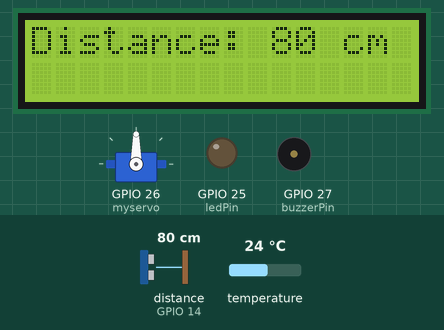
Simulated run of this sketch. Board: ESP32. Shown: servo, 16×2 character LCD, output pins drawn as LEDs (lit = HIGH), buzzer (waves = sounding). Wiring (inferred from the names in the program): ultrasonic range finder: trigger GPIO 12; echo GPIO 14. The inputs (shaded band) are chosen by the test bench; at power-on: distance to the obstacle (sensor on GPIO 14) 80 cm, temperature 24 °C. The echo pulse lasts 58.3 µs per cm; pins used as bus, display or sensor lines are not drawn.

Above: at 1.2 s.
1.3 s: distance to the obstacle (sensor on GPIO 14) set to 11 cm
At 1.9 s:
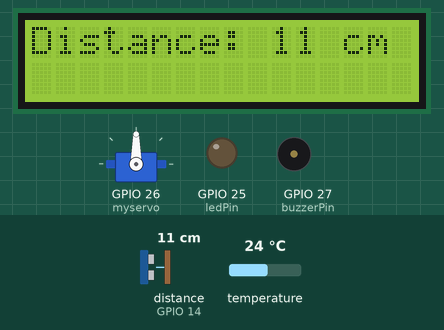
3.1 s: distance to the obstacle (sensor on GPIO 14) set to 8 cm
At 6.2 s:
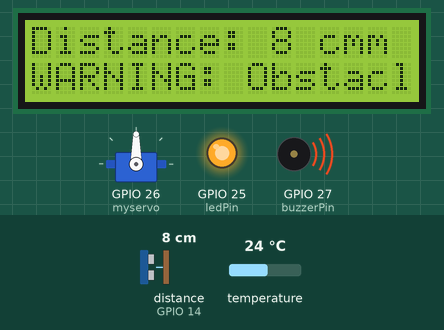
6.8 s: temperature set to 29.7 °C
10.5 s: temperature set to 30.4 °C
At 12.49 s:
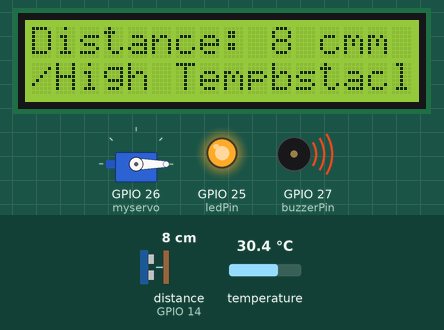
14.2 s: distance to the obstacle (sensor on GPIO 14) set to 18 cm
At 17.5 s:
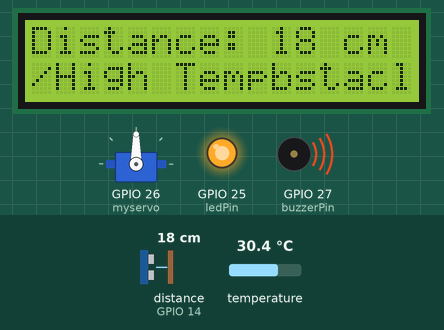
17.9 s: temperature set to 12 °C
At 19.03 s:
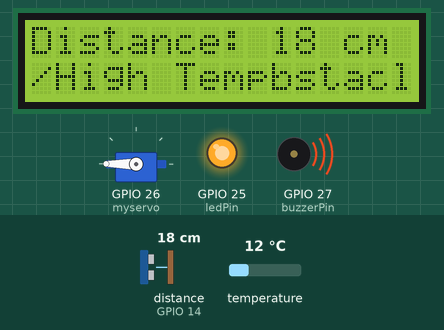
Timing chart, 0 to 22.1 s (numbered marks = the images above; inputs shaded):
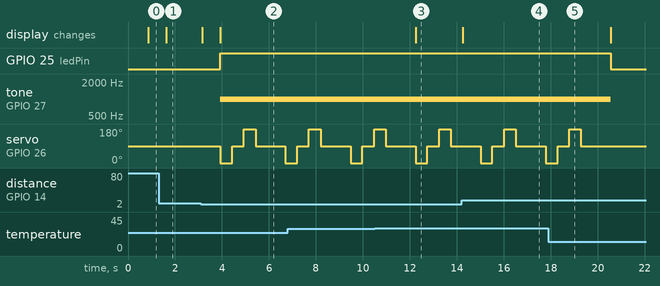

Measured:
- the behaviour switches between 10 and 9 cm on distance to the obstacle (sensor on GPIO 14) (found by bisection; images 1 and 2)
- the behaviour switches between 30 and 30.1 °C on temperature (found by bisection; images 2 and 3)
- after the input at 1.3 s, the display: changes after 0.33 s (image 1)
- after the input at 3.1 s, GPIO 25 (ledPin): LOW → HIGH after 0.83 s; tone on GPIO 27 (buzzerPin): silent → 1000 Hz after 0.83 s; servo on GPIO 26 (myservo): 90° → 0° after 0.84 s, → 90° 0.50 s later, → 180° 0.50 s later, → 90° 0.50 s later, … (5 changes in this stretch); the display: first changes after 0.07 s (image 2 shows a later state)
- after the input at 10.5 s, the display: changes after 1.7 s (image 3)
- after the input at 14.2 s, the display: changes after 0.05 s (image 4)
- after the input at 17.9 s, GPIO 25 (ledPin): HIGH → LOW after 2.7 s; tone on GPIO 27 (buzzerPin): 1000 Hz → silent after 2.7 s; servo on GPIO 26 (myservo): goes on until 19.3 s, then stays 90°

The sketch:

double_bonus_2.ino
```cpp
#include<LiquidCrystal.h>
#include <ESP32Servo.h>
#include <OneWire.h>
#include <DallasTemperature.h>
#define trigPin 12
#define echoPin 14
#define buzzerPin 27
#define ledPin 25
#define ONE_WIRE_BUS 13

LiquidCrystal lcd(19,23,18,17,16,15);
 // RS, EN, D4, D5, D6, D7
Servo myservo;
OneWire oneWire(ONE_WIRE_BUS);
DallasTemperature sensors(&oneWire);

void setup() {
  Serial.begin(9600);
  pinMode(trigPin, OUTPUT);
  pinMode(echoPin, INPUT);
  pinMode(buzzerPin, OUTPUT);
  pinMode(ledPin, OUTPUT);
  myservo.attach(26);
  sensors.begin();
  lcd.begin(16, 2);
  lcd.setCursor(0, 0);
  lcd.print("Distance: ");
  lcd.setCursor(0, 1);
  lcd.print("Temp: ");
}

void loop() {
  long duration, distance;
  float temperature;

  digitalWrite(trigPin, LOW);
  delayMicroseconds(2);
  digitalWrite(trigPin, HIGH);
  delayMicroseconds(10);
  digitalWrite(trigPin, LOW);
  duration = pulseIn(echoPin, HIGH);
  distance = (duration/2) / 29.1;

  lcd.setCursor(10, 0);
  lcd.print(distance);
  lcd.print(" cm");

  sensors.requestTemperatures();
  temperature = sensors.getTempCByIndex(0);
  lcd.setCursor(6, 1);
  lcd.print(temperature);
  lcd.print(" C  ");

  if (distance < 10 || temperature > 30) {
    digitalWrite(ledPin, HIGH);
    tone(buzzerPin, 1000);
    lcd.setCursor(0, 1);
    lcd.print("WARNING: Obstacle");
    if (temperature > 30) {
      lcd.setCursor(0, 1);
      lcd.print("/High Temp");
    }
    myservo.write(0);
    delay(500);
    myservo.write(90);
    delay(500);
    myservo.write(180);
    delay(500);
    myservo.write(90);
    delay(500);
  } else {
    digitalWrite(ledPin, LOW);
    noTone(buzzerPin);
    lcd.setCursor(0, 1);
    lcd.print("                    ");
  }
}
```
